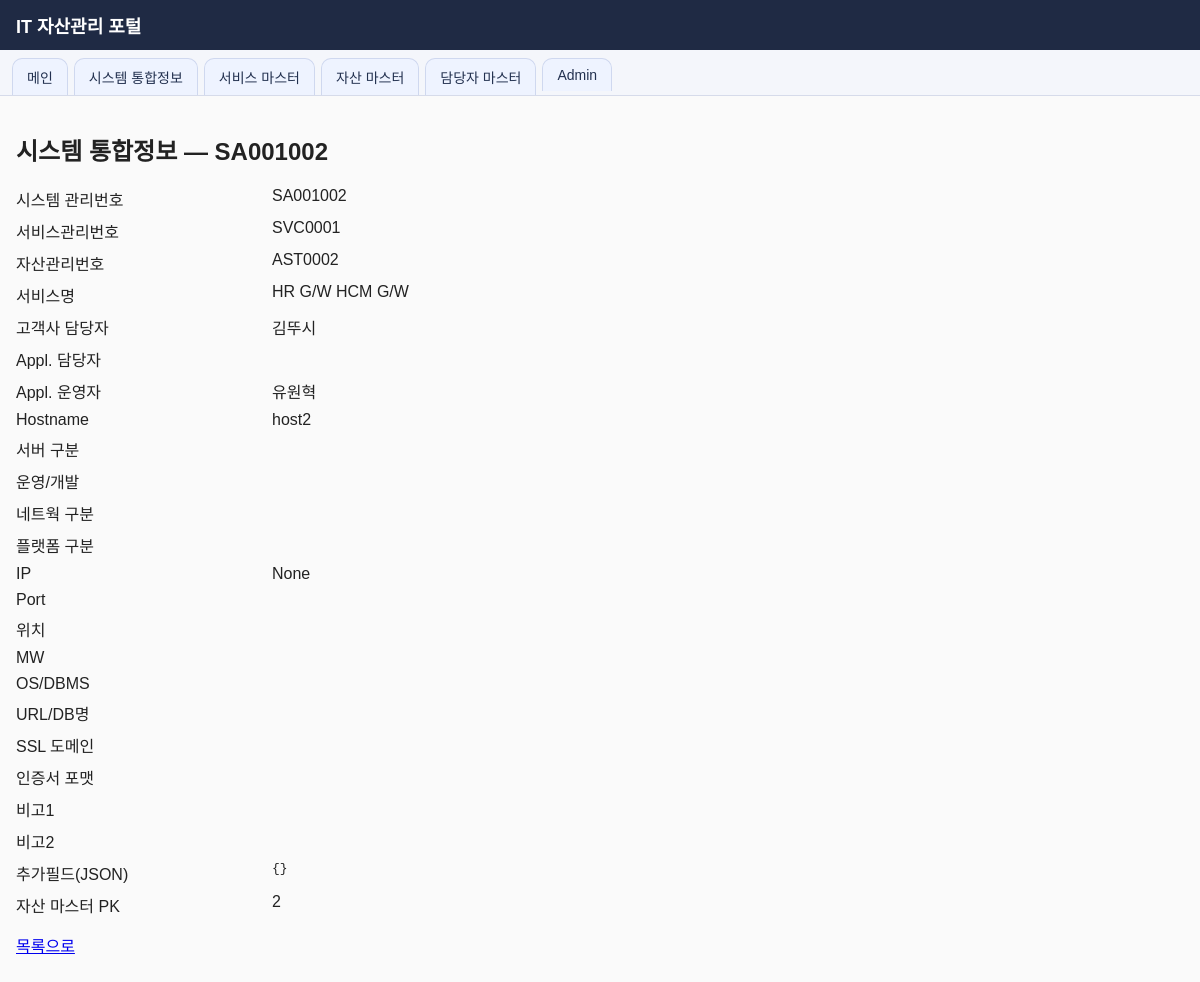
Page /assets/SA001002/ (signed in) on the earlier database version.
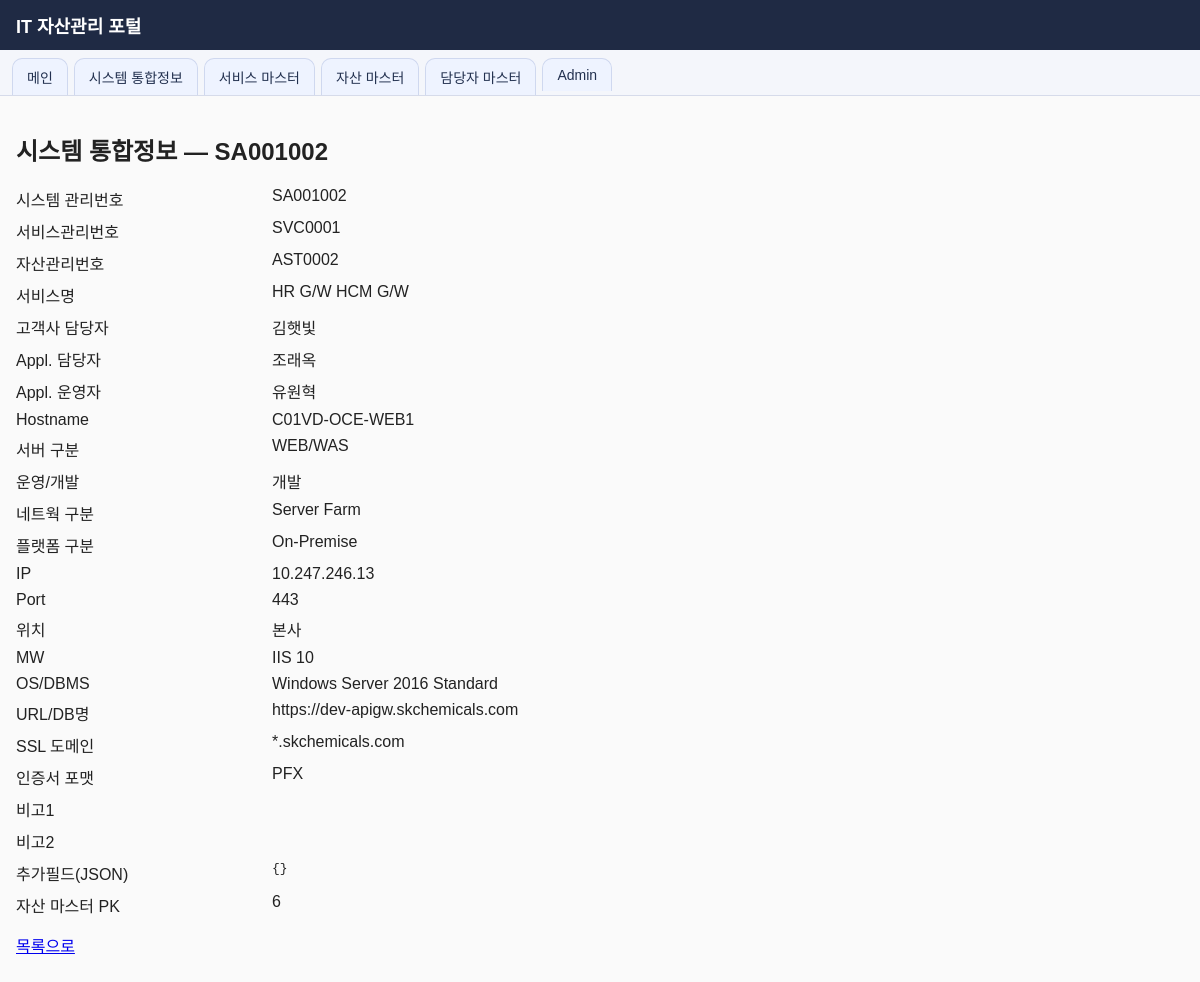
Same page on the later database version.
### assets/models.py (models this page shows, shortened)
class InfraAsset(models.Model):
    system_mgmt_no = models.CharField(
        "시스템 관리번호",
        max_length=16,
        primary_key=True,
        editable=False,
    )
    service_mgmt_no = models.CharField("서비스관리번호", max_length=20, db_index=True)
    asset_mgmt_no = models.CharField("자산관리번호", max_length=20, db_index=True)
    service_name = models.CharField("서비스명", max_length=200)
    customer_owner_name = models.CharField("고객사 담당자", max_length=100, blank=True)
    appl_owner_name = models.CharField("Appl. 담당자", max_length=100, blank=True)
    partner_operator_name = models.CharField("Appl. 운영자", max_length=100, blank=True)
    hostname = models.CharField("Hostname", max_length=200, blank=True)
    server_type = models.CharField("서버 구분", max_length=100, blank=True)
    operation_dev = models.CharField("운영/개발", max_length=50, blank=True)
    network_zone = models.CharField("네트웍 구분", max_length=100, blank=True)
    platform_type = models.CharField("플랫폼 구분", max_length=100, blank=True)
    ip = models.GenericIPAddressField("IP", null=True, blank=True)
    port = models.CharField("Port", max_length=20, blank=True)
    location = models.CharField("위치", max_length=100, blank=True)
    mw = models.CharField("MW", max_length=100, blank=True)
    os_dbms = models.CharField("OS/DBMS", max_length=200, blank=True)
    url_or_db_name = models.CharField("URL/DB명", max_length=300, blank=True)
    ssl_domain = models.CharField("SSL 도메인", max_length=200, blank=True)
    cert_format = models.CharField("인증서 포맷", max_length=100, blank=True)
    remark1 = models.TextField("비고1", blank=True)
    remark2 = models.TextField("비고2", blank=True)
    extra = models.JSONField("추가필드", default=dict, blank=True)
    component = models.ForeignKey(
        "masters.Component",
        null=True,
        blank=True,
        on_delete=models.SET_NULL,
        related_name="infra_assets",
        verbose_name="자산 마스터",
    )
    class Meta:
        ordering = ["service_mgmt_no", "asset_mgmt_no"]
        verbose_name = "시스템 통합정보"
        verbose_name_plural = "시스템 통합정보"

### web/views.py (the view)
# urls.py: path("assets/<str:pk>/", views.asset_detail, name="asset_detail"),
@login_required
@permission_required("assets.view_infraasset", raise_exception=True)
def asset_detail(request, pk):
    obj = get_object_or_404(InfraAsset, pk=pk)
    return render(request, "web/asset_detail.html", {"asset": obj})

### web/templates/web/asset_detail.html (shortened to what this page needs)
{% extends "web/base.html" %}
{% block content %}
    <h2>시스템 통합정보 — {{ asset.system_mgmt_no }}</h2>
    <dl class="detail-dl" style="display:grid; grid-template-columns: 200px 1fr; gap:8px 16px; max-width:900px;">
        <dt>시스템 관리번호</dt><dd>{{ asset.system_mgmt_no }}</dd>
        <dt>서비스관리번호</dt><dd>{{ asset.service_mgmt_no }}</dd>
        <dt>자산관리번호</dt><dd>{{ asset.asset_mgmt_no }}</dd>
        <dt>서비스명</dt><dd>{{ asset.service_name }}</dd>
        <dt>고객사 담당자</dt><dd>{{ asset.customer_owner_name }}</dd>
        <dt>Appl. 담당자</dt><dd>{{ asset.appl_owner_name }}</dd>
        <dt>Appl. 운영자</dt><dd>{{ asset.partner_operator_name }}</dd>
        <dt>Hostname</dt><dd>{{ asset.hostname }}</dd>
        <dt>서버 구분</dt><dd>{{ asset.server_type }}</dd>
        <dt>운영/개발</dt><dd>{{ asset.operation_dev }}</dd>
        <dt>네트웍 구분</dt><dd>{{ asset.network_zone }}</dd>
        <dt>플랫폼 구분</dt><dd>{{ asset.platform_type }}</dd>
        <dt>IP</dt><dd>{{ asset.ip|default:"" }}</dd>
        <dt>Port</dt><dd>{{ asset.port }}</dd>
        <dt>위치</dt><dd>{{ asset.location }}</dd>
        <dt>MW</dt><dd>{{ asset.mw }}</dd>
        <dt>OS/DBMS</dt><dd>{{ asset.os_dbms }}</dd>
        <dt>URL/DB명</dt><dd>{{ asset.url_or_db_name }}</dd>
        <dt>SSL 도메인</dt><dd>{{ asset.ssl_domain }}</dd>
        <dt>인증서 포맷</dt><dd>{{ asset.cert_format }}</dd>
        <dt>비고1</dt><dd>{{ asset.remark1 }}</dd>
        <dt>비고2</dt><dd>{{ asset.remark2 }}</dd>
        <dt>추가필드(JSON)</dt><dd><pre style="white-space:pre-wrap;margin:0;">{{ asset.extra }}</pre></dd>
        {% if asset.component_id %}
        <dt>자산 마스터 PK</dt><dd>{{ asset.component_id }}</dd>
        {% endif %}
    </dl>
    <p style="margin-top:16px;"><a href="{% url 'web:asset_list' %}">목록으로</a></p>
{% endblock %}

Differences in the rows shown:
changed InfraAsset "SA001002": customer_owner_name "김뚜시" → "김햇빛"; appl_owner_name (not shown) → "조래옥"; hostname "host2" → "C01VD-OCE-WEB1"; server_type (not shown) → "WEB/WAS"; operation_dev (not shown) → "개발"; network_zone (not shown) → "Server Farm"; platform_type (not shown) → "On-Premise"; ip "None" → "10.247.246.13"; port (not shown) → "443"; location (not shown) → "본사"; mw (not shown) → "IIS 10"; os_dbms (not shown) → "Windows Server 2016 Standard"; url_or_db_name (not shown) → "https://dev-apigw.skchemicals.com"; ssl_domain (not shown) → "*.skchemicals.com"; cert_format (not shown) → "PFX"; component_id "2" → "6"
